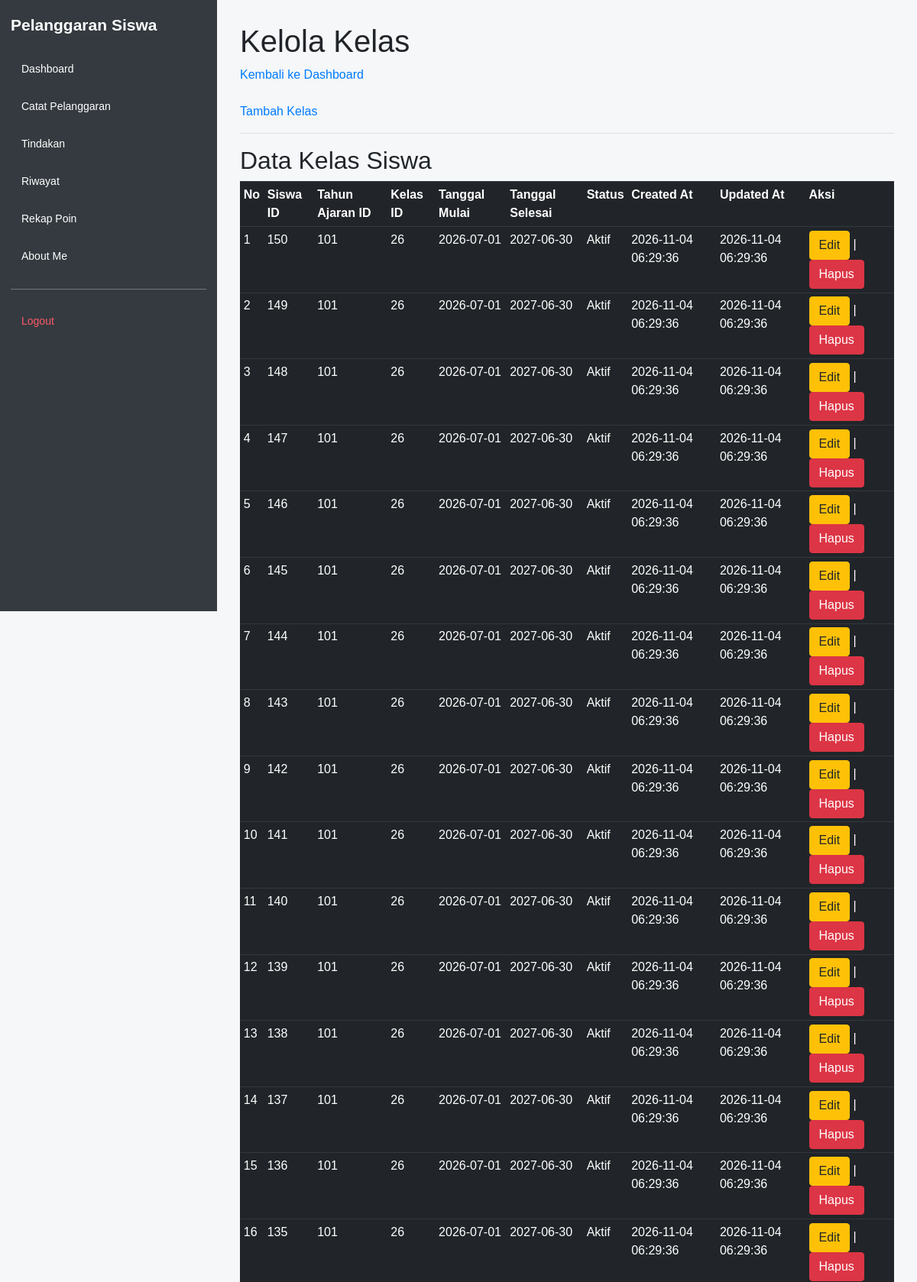
The app's page /kelola_kelas_siswa.php (signed in, upper part) with its own data.
### tables this page shows
CREATE TABLE `t_kelas_siswa` (
  `id` int(11) NOT NULL AUTO_INCREMENT,
  `siswa_id` int(11) DEFAULT NULL,
  `tahun_ajaran_id` int(11) DEFAULT NULL,
  `kelas_id` int(11) DEFAULT NULL,
  `tanggal_mulai` date NOT NULL,
  `tanggal_selesai` date NOT NULL,
  `status_aktif` tinyint(1) NOT NULL,
  `created_at` timestamp NOT NULL DEFAULT current_timestamp(),
  `updated_at` timestamp NOT NULL DEFAULT current_timestamp(),
  PRIMARY KEY (`id`),
  UNIQUE KEY `uq_t_kelas_siswa_siswa_ta` (`siswa_id`,`tahun_ajaran_id`),
  KEY `kelas_id` (`kelas_id`),
  KEY `siswa_id` (`siswa_id`),
  KEY `tahun_ajaran_id` (`tahun_ajaran_id`),
  CONSTRAINT `t_kelas_siswa_ibfk_1` FOREIGN KEY (`siswa_id`) REFERENCES `t_siswa` (`id`) ON DELETE CASCADE,
  CONSTRAINT `t_kelas_siswa_ibfk_2` FOREIGN KEY (`tahun_ajaran_id`) REFERENCES `t_tahun_ajaran` (`id`) ON DELETE CASCADE
);

### kelola_kelas_siswa.php (the view, shortened to what this page needs)
<?php
include 'config/koneksi.php';
$sql = "SELECT *
        FROM t_kelas_siswa
        ORDER BY id DESC";
$hasil = mysqli_query($koneksi, $sql);
?>
<!DOCTYPE html>
<html lang="id">
<head>
    <link rel="stylesheet" href="https://cdn.jsdelivr.net/npm/bootstrap@4.1.3/dist/css/bootstrap.min.css">
    <link rel="stylesheet" href="layout/layout.css">
</head>
<body>
<?php include 'layout/sidebar.php'; ?>
<main class="app-main">
<h1>Kelola Kelas</h1>
<a href="dashboard.php">
    Kembali ke Dashboard
</a>
<br><br>
<a href="tambah_kelas.php">
    Tambah Kelas
</a>
<hr>
<h2>Data Kelas Siswa</h2>
<table class="table table-sm table-dark">
    <tr>
        <th>No</th>
        <th>Siswa ID</th>
        <th>Tahun Ajaran ID</th>
        <th>Kelas ID</th>
        <th>Tanggal Mulai</th>
        <th>Tanggal Selesai</th>
        <th>Status</th>
        <th>Created At</th>
        <th>Updated At</th>
        <th>Aksi</th>
    </tr>
    <?php
    $no = 1;
    while ($kelas = mysqli_fetch_assoc($hasil)) {
    ?>
    <tr>
        <td>
            <?php echo $no++; ?>
        </td>
        <td>
            <?php echo $kelas['siswa_id']; ?>
        </td>
        <td>
            <?php echo $kelas['tahun_ajaran_id']; ?>
        </td>
        <td>
            <?php echo $kelas['kelas_id']; ?>
        </td>
        <td>
            <?php echo $kelas['tanggal_mulai']; ?>
        </td>
        <td>
            <?php echo $kelas['tanggal_selesai']; ?>
        </td>
        <td>
            <?php
            if ($kelas['status_aktif'] == 1) {
                echo "Aktif";
            } else {
                echo "Tidak Aktif";
            }
            ?>
        </td>
        <td>
            <?php echo $kelas['created_at']; ?>
        </td>
        <td>
            <?php echo $kelas['updated_at']; ?>
        </td>
        <td>
            <a href="edit_kelas.php?id=<?php echo $kelas['id']; ?>">
                <button type="button" class="btn btn-warning">Edit</button>
            </a>
            |
            <a
                href="hapus_kelas_siswa.php?id=<?php echo (int)$kelas['id']; ?>"
                onclick="return confirm('Yakin ingin menghapus penempatan siswa ini?')"
            >
                <button type="button" class="btn btn-danger">Hapus</button>
            </a>
        </td>
    </tr>
    <?php
    }
    ?>
</table>
</main>
</body>
</html>

### layout/layout.css (style rules this page uses)
* { box-sizing: border-box; }
html, body { margin: 0; padding: 0; min-height: 100vh; font-family: Arial, sans-serif; background: #f5f7f9; }
.app-main { display: block; width: auto; min-width: 0; min-height: 100vh; margin-left: 284px; padding: 30px; }
.app-main h1, .app-main h2 { margin-top: 0; }

### records on screen
t_kelas_siswa: siswa "150", tahun_ajaran "101", kelas "26", tanggal_mulai "2026-07-01", tanggal_selesai "2027-06-30", status_aktif "Aktif", created_at "2026-11-04 06:29:36", updated_at "2026-11-04 06:29:36"
t_kelas_siswa: siswa "149", tahun_ajaran "101", kelas "26", tanggal_mulai "2026-07-01", tanggal_selesai "2027-06-30", status_aktif "Aktif", created_at "2026-11-04 06:29:36", updated_at "2026-11-04 06:29:36"
t_kelas_siswa: siswa "148", tahun_ajaran "101", kelas "26", tanggal_mulai "2026-07-01", tanggal_selesai "2027-06-30", status_aktif "Aktif", created_at "2026-11-04 06:29:36", updated_at "2026-11-04 06:29:36"
t_kelas_siswa: siswa "147", tahun_ajaran "101", kelas "26", tanggal_mulai "2026-07-01", tanggal_selesai "2027-06-30", status_aktif "Aktif", created_at "2026-11-04 06:29:36", updated_at "2026-11-04 06:29:36"
t_kelas_siswa: siswa "146", tahun_ajaran "101", kelas "26", tanggal_mulai "2026-07-01", tanggal_selesai "2027-06-30", status_aktif "Aktif", created_at "2026-11-04 06:29:36", updated_at "2026-11-04 06:29:36"
t_kelas_siswa: siswa "145", tahun_ajaran "101", kelas "26", tanggal_mulai "2026-07-01", tanggal_selesai "2027-06-30", status_aktif "Aktif", created_at "2026-11-04 06:29:36", updated_at "2026-11-04 06:29:36"
t_kelas_siswa: siswa "144", tahun_ajaran "101", kelas "26", tanggal_mulai "2026-07-01", tanggal_selesai "2027-06-30", status_aktif "Aktif", created_at "2026-11-04 06:29:36", updated_at "2026-11-04 06:29:36"
t_kelas_siswa: siswa "143", tahun_ajaran "101", kelas "26", tanggal_mulai "2026-07-01", tanggal_selesai "2027-06-30", status_aktif "Aktif", created_at "2026-11-04 06:29:36", updated_at "2026-11-04 06:29:36"
t_kelas_siswa: siswa "142", tahun_ajaran "101", kelas "26", tanggal_mulai "2026-07-01", tanggal_selesai "2027-06-30", status_aktif "Aktif", created_at "2026-11-04 06:29:36", updated_at "2026-11-04 06:29:36"
t_kelas_siswa: siswa "141", tahun_ajaran "101", kelas "26", tanggal_mulai "2026-07-01", tanggal_selesai "2027-06-30", status_aktif "Aktif", created_at "2026-11-04 06:29:36", updated_at "2026-11-04 06:29:36"
t_kelas_siswa: siswa "140", tahun_ajaran "101", kelas "26", tanggal_mulai "2026-07-01", tanggal_selesai "2027-06-30", status_aktif "Aktif", created_at "2026-11-04 06:29:36", updated_at "2026-11-04 06:29:36"
t_kelas_siswa: siswa "139", tahun_ajaran "101", kelas "26", tanggal_mulai "2026-07-01", tanggal_selesai "2027-06-30", status_aktif "Aktif", created_at "2026-11-04 06:29:36", updated_at "2026-11-04 06:29:36"
t_kelas_siswa: siswa "138", tahun_ajaran "101", kelas "26", tanggal_mulai "2026-07-01", tanggal_selesai "2027-06-30", status_aktif "Aktif", created_at "2026-11-04 06:29:36", updated_at "2026-11-04 06:29:36"
t_kelas_siswa: siswa "137", tahun_ajaran "101", kelas "26", tanggal_mulai "2026-07-01", tanggal_selesai "2027-06-30", status_aktif "Aktif", created_at "2026-11-04 06:29:36", updated_at "2026-11-04 06:29:36"
t_kelas_siswa: siswa "136", tahun_ajaran "101", kelas "26", tanggal_mulai "2026-07-01", tanggal_selesai "2027-06-30", status_aktif "Aktif", created_at "2026-11-04 06:29:36", updated_at "2026-11-04 06:29:36"
t_kelas_siswa: siswa "135", tahun_ajaran "101", kelas "26", tanggal_mulai "2026-07-01", tanggal_selesai "2027-06-30", status_aktif "Aktif", created_at "2026-11-04 06:29:36", updated_at "2026-11-04 06:29:36"

### other values on screen
$label "Dashboard"
$label "Catat Pelanggaran"
$label "Tindakan"
$label "Riwayat"
$label "Rekap Poin"
$label "About Me"
